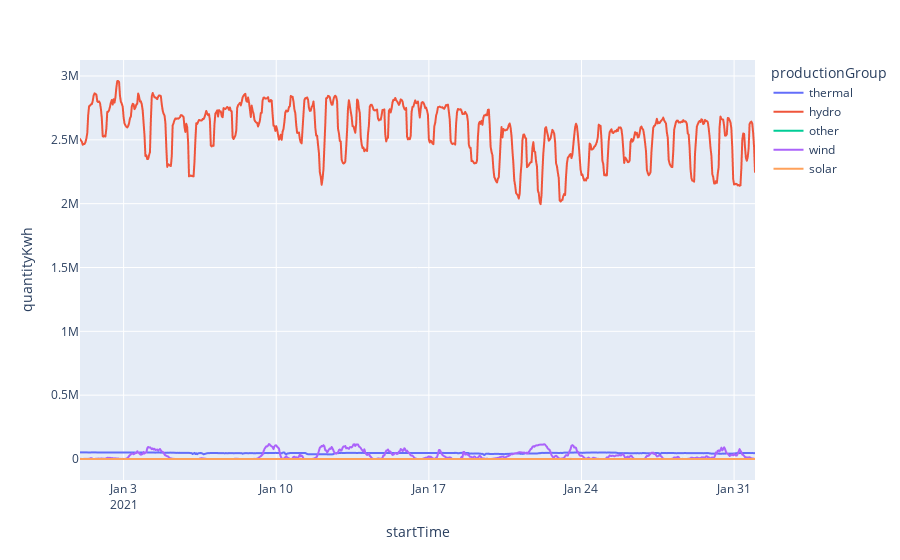

Notebook source saved alongside this figure:
### Code cell
area = 'NO1'

df_month = df_spark[(df_spark['priceArea'] == area) & (df_spark['startTime'] < '2021-02-01T00:00:00+01:00')].toPandas()
df_month = df_month.sort_values(by='productionGroup').sort_values(by='startTime').reset_index()
df_month['startTime'] = pd.to_datetime(df_month['startTime'])

fig = px.line(df_month, x='startTime', y='quantityKwh', color='productionGroup', template='plotly')
fig.show()

### Figure 1 — Plotly figure (JSON) as saved in the notebook; plotly's stock layout.template omitted (floating-point values rounded to 4 significant figures; data arrays with more than 128 entries replaced by an {"elided": "..."} marker saying what was removed)
{"data": [{"hovertemplate": "productionGroup=thermal<br>startTime=%{x}<br>quantityKwh=%{y}<extra></extra>", "legendgroup": "thermal", "line": {"color": "#636efa", "dash": "solid"}, "marker": {"symbol": "circle"}, "mode": "lines", "name": "thermal", "showlegend": true, "type": "scattergl", "x": {"elided": "744 str values"}, "xaxis": "x", "y": {"elided": "744 float values"}, "yaxis": "y"}, {"hovertemplate": "productionGroup=hydro<br>startTime=%{x}<br>quantityKwh=%{y}<extra></extra>", "legendgroup": "hydro", "line": {"color": "#EF553B", "dash": "solid"}, "marker": {"symbol": "circle"}, "mode": "lines", "name": "hydro", "showlegend": true, "type": "scattergl", "x": {"elided": "744 str values"}, "xaxis": "x", "y": {"elided": "744 float values"}, "yaxis": "y"}, {"hovertemplate": "productionGroup=other<br>startTime=%{x}<br>quantityKwh=%{y}<extra></extra>", "legendgroup": "other", "line": {"color": "#00cc96", "dash": "solid"}, "marker": {"symbol": "circle"}, "mode": "lines", "name": "other", "showlegend": true, "type": "scattergl", "x": {"elided": "744 str values"}, "xaxis": "x", "y": {"elided": "744 float values"}, "yaxis": "y"}, {"hovertemplate": "productionGroup=wind<br>startTime=%{x}<br>quantityKwh=%{y}<extra></extra>", "legendgroup": "wind", "line": {"color": "#ab63fa", "dash": "solid"}, "marker": {"symbol": "circle"}, "mode": "lines", "name": "wind", "showlegend": true, "type": "scattergl", "x": {"elided": "744 str values"}, "xaxis": "x", "y": {"elided": "744 float values"}, "yaxis": "y"}, {"hovertemplate": "productionGroup=solar<br>startTime=%{x}<br>quantityKwh=%{y}<extra></extra>", "legendgroup": "solar", "line": {"color": "#FFA15A", "dash": "solid"}, "marker": {"symbol": "circle"}, "mode": "lines", "name": "solar", "showlegend": true, "type": "scattergl", "x": {"elided": "744 str values"}, "xaxis": "x", "y": {"elided": "744 float values"}, "yaxis": "y"}], "layout": {"legend": {"title": {"text": "productionGroup"}, "tracegroupgap": 0}, "margin": {"t": 60}, "xaxis": {"anchor": "y", "domain": [0, 1], "title": {"text": "startTime"}}, "yaxis": {"anchor": "x", "domain": [0, 1], "title": {"text": "quantityKwh"}}}}
